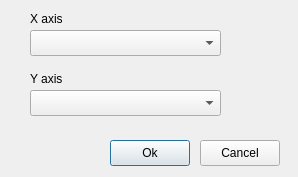
<?xml version="1.0" encoding="UTF-8"?>
<ui version="4.0">
 <class>SelectPC</class>
 <widget class="QDialog" name="SelectPC">
  <property name="geometry">
   <rect>
    <x>0</x>
    <y>0</y>
    <width>298</width>
    <height>177</height>
   </rect>
  </property>
  <property name="windowTitle">
   <string>Select principal components</string>
  </property>
  <property name="modal">
   <bool>true</bool>
  </property>
  <widget class="QPushButton" name="okButton">
   <property name="geometry">
    <rect>
     <x>110</x>
     <y>140</y>
     <width>80</width>
     <height>26</height>
    </rect>
   </property>
   <property name="text">
    <string>Ok</string>
   </property>
  </widget>
  <widget class="QPushButton" name="cancelButton">
   <property name="geometry">
    <rect>
     <x>200</x>
     <y>140</y>
     <width>80</width>
     <height>26</height>
    </rect>
   </property>
   <property name="text">
    <string>Cancel</string>
   </property>
  </widget>
  <widget class="QComboBox" name="comboBox">
   <property name="geometry">
    <rect>
     <x>30</x>
     <y>30</y>
     <width>191</width>
     <height>26</height>
    </rect>
   </property>
  </widget>
  <widget class="QComboBox" name="comboBox_2">
   <property name="geometry">
    <rect>
     <x>30</x>
     <y>90</y>
     <width>191</width>
     <height>26</height>
    </rect>
   </property>
  </widget>
  <widget class="QLabel" name="label">
   <property name="geometry">
    <rect>
     <x>30</x>
     <y>10</y>
     <width>121</width>
     <height>18</height>
    </rect>
   </property>
   <property name="text">
    <string>X axis</string>
   </property>
  </widget>
  <widget class="QLabel" name="label_2">
   <property name="geometry">
    <rect>
     <x>30</x>
     <y>70</y>
     <width>121</width>
     <height>18</height>
    </rect>
   </property>
   <property name="text">
    <string>Y axis</string>
   </property>
  </widget>
 </widget>
 <resources/>
 <connections/>
</ui>
